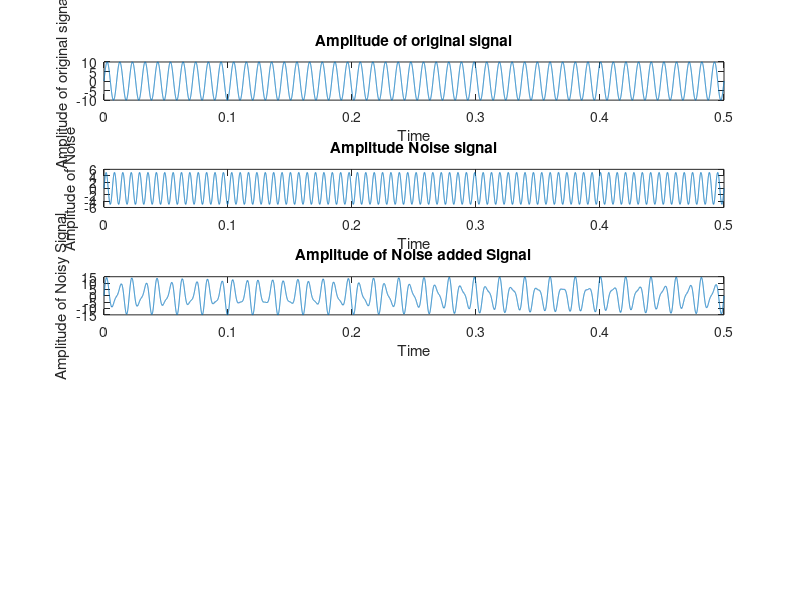

The MATLAB source for this figure: (Note: this script raises an error after producing the figure.)
clc;

Amp=10;
f=98;
fs=48000;
t=5;
n=0:(1/fs):0.5;
x=Amp*sin(2*pi*f*n);
subplot(5,1,1)
plot(n,x)
xlabel('Time');
ylabel('Amplitude of original signal');
title('Amplitude of original signal')


Amp_n=Amp/2; %Amplitude of noise
fn=98+50;
xn=Amp_n*sin(2*pi*fn*n);

subplot(5,1,2)
plot(n,xn)
xlabel('Time');
ylabel('Amplitude of Noise');
title('Amplitude Noise signal')


%adding NOise with original signal
z=x+xn;
subplot(5,1,3)
plot(n,z)
xlabel('Time');
ylabel('Amplitude of Noisy Signal');
title('Amplitude of Noise added Signal')


%filterpara= performace_exp_08_FIR %From filter Design tool
x_filtered=Rectangular_01(z)
subplot(5,1,4)
plot(n,x_filtered)
xlabel('Time');
ylabel('Amplitude of recovered Signal');
title('Amplitude of recovered Signal')
